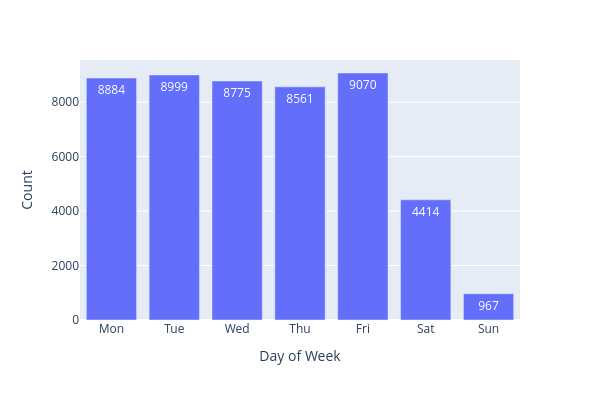

The notebook cell this image was saved under:
### Code cell
day_of_week = feature_df.groupby("Order_dayofweek").size().reset_index(name='count')

# rename day of week
mapping_day = {
    0:'Mon', 1:'Tue', 2:'Wed', 3:'Thu', 4:'Fri', 5:'Sat', 6:'Sun'
}
day_of_week['Order_dayofweek'] = day_of_week['Order_dayofweek'].map(mapping_day)

# Show Bar Plot
bar_plot(day_of_week['Order_dayofweek'],
         day_of_week['count'], 
         'Day of Week', 
         'Count')

### Figure 1 — Plotly figure (JSON) as saved in the notebook; plotly's stock layout.template omitted (floating-point values rounded to 4 significant figures)
{"data": [{"alignmentgroup": "True", "hovertemplate": "Day of Week=%{x}<br>Count=%{y}<extra></extra>", "legendgroup": "", "marker": {"color": "#636efa", "pattern": {"shape": ""}}, "name": "", "offsetgroup": "", "orientation": "v", "showlegend": false, "textposition": "auto", "texttemplate": "%{y}", "type": "bar", "x": ["Mon", "Tue", "Wed", "Thu", "Fri", "Sat", "Sun"], "xaxis": "x", "y": [8884, 8999, 8775, 8561, 9070, 4414, 967], "yaxis": "y"}], "layout": {"barmode": "relative", "height": 400, "legend": {"tracegroupgap": 0}, "margin": {"t": 60}, "width": 600, "xaxis": {"anchor": "y", "domain": [0, 1], "title": {"text": "Day of Week"}}, "yaxis": {"anchor": "x", "domain": [0, 1], "title": {"text": "Count"}}}}
